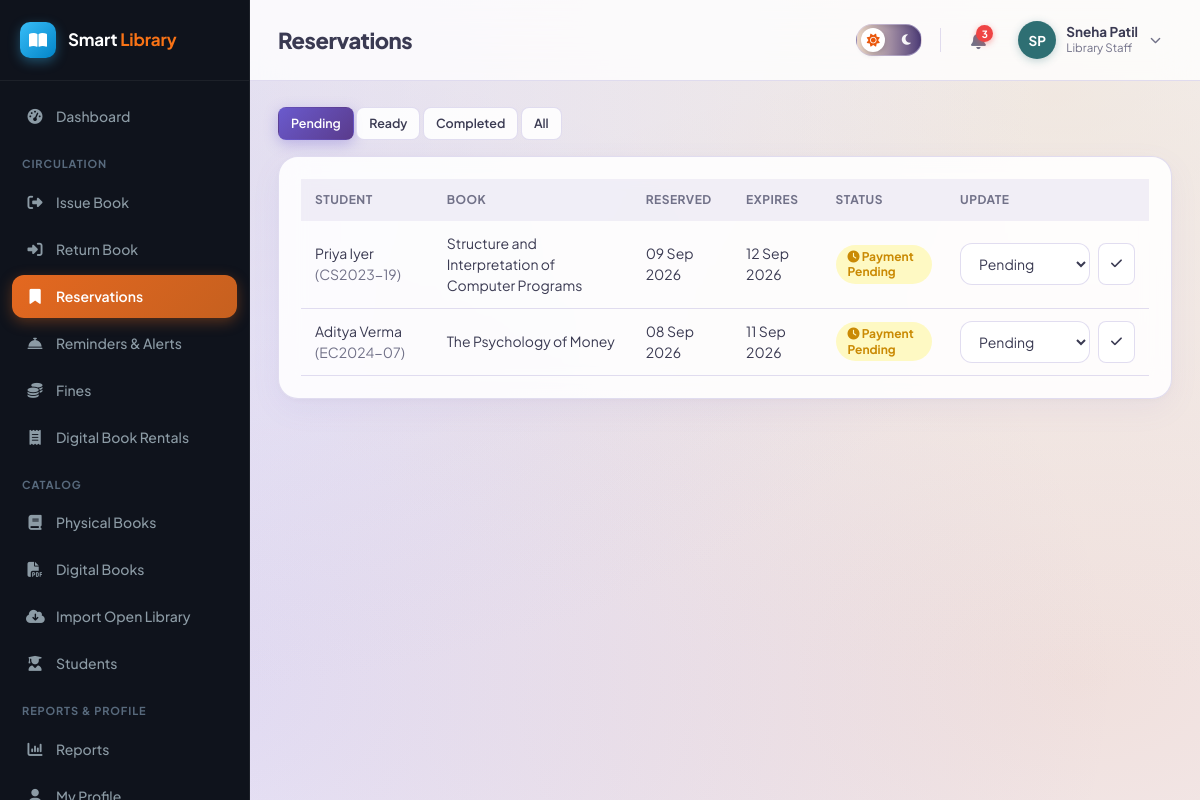
The app's page /librarian/reservations.php (signed in) with its own data.
### tables this page shows
CREATE TABLE reservations (
    id INT AUTO_INCREMENT PRIMARY KEY,
    student_id INT NOT NULL,
    book_id INT NOT NULL,
    reservation_date DATE NOT NULL,
    expiry_date DATE DEFAULT NULL,
    status ENUM('pending','approved','ready','completed','cancelled','expired') NOT NULL DEFAULT 'pending',
    created_at TIMESTAMP DEFAULT CURRENT_TIMESTAMP,
    FOREIGN KEY (student_id) REFERENCES students(id) ON DELETE CASCADE,
    FOREIGN KEY (book_id) REFERENCES books(id) ON DELETE CASCADE
);

CREATE TABLE users (
    id INT AUTO_INCREMENT PRIMARY KEY,
    name VARCHAR(120) NOT NULL,
    email VARCHAR(150) NOT NULL UNIQUE,
    password VARCHAR(255) NOT NULL,
    role ENUM('admin','librarian','student') NOT NULL,
    phone VARCHAR(20) DEFAULT NULL,
    photo VARCHAR(255) DEFAULT NULL,
    status ENUM('active','inactive') NOT NULL DEFAULT 'active',
    reset_token VARCHAR(255) DEFAULT NULL,
    reset_expires DATETIME DEFAULT NULL,
    created_at TIMESTAMP DEFAULT CURRENT_TIMESTAMP,
    updated_at TIMESTAMP DEFAULT CURRENT_TIMESTAMP ON UPDATE CURRENT_TIMESTAMP
);

CREATE TABLE students (
    id INT AUTO_INCREMENT PRIMARY KEY,
    user_id INT NOT NULL,
    roll_number VARCHAR(40) NOT NULL UNIQUE,
    course VARCHAR(100) DEFAULT NULL,
    department VARCHAR(100) DEFAULT NULL,
    year VARCHAR(20) DEFAULT NULL,
    division VARCHAR(20) DEFAULT NULL,
    address VARCHAR(255) DEFAULT NULL,
    registration_date DATE NOT NULL,
    max_books INT NOT NULL DEFAULT 3,
    created_at TIMESTAMP DEFAULT CURRENT_TIMESTAMP,
    updated_at TIMESTAMP DEFAULT CURRENT_TIMESTAMP ON UPDATE CURRENT_TIMESTAMP,
    FOREIGN KEY (user_id) REFERENCES users(id) ON DELETE CASCADE
);

CREATE TABLE books (
    id INT AUTO_INCREMENT PRIMARY KEY,
    isbn VARCHAR(30) NOT NULL UNIQUE,
    title VARCHAR(200) NOT NULL,
    author_id INT DEFAULT NULL,
    category_id INT DEFAULT NULL,
    publisher_id INT DEFAULT NULL,
    publication_year YEAR DEFAULT NULL,
    edition VARCHAR(30) DEFAULT NULL,
    language VARCHAR(40) DEFAULT 'English',
    pages INT DEFAULT NULL,
    price DECIMAL(10,2) DEFAULT 0.00,
    shelf_number VARCHAR(30) DEFAULT NULL,
    total_copies INT NOT NULL DEFAULT 1,
    available_copies INT NOT NULL DEFAULT 1,
    description TEXT DEFAULT NULL,
    image VARCHAR(255) DEFAULT NULL,
    status ENUM('active','inactive') NOT NULL DEFAULT 'active',
    created_at TIMESTAMP DEFAULT CURRENT_TIMESTAMP,
    updated_at TIMESTAMP DEFAULT CURRENT_TIMESTAMP ON UPDATE CURRENT_TIMESTAMP,
    FOREIGN KEY (author_id) REFERENCES authors(id) ON DELETE SET NULL,
    FOREIGN KEY (category_id) REFERENCES categories(id) ON DELETE SET NULL,
    FOREIGN KEY (publisher_id) REFERENCES publishers(id) ON DELETE SET NULL,
    INDEX idx_title (title),
    INDEX idx_isbn (isbn)
);

### librarian/reservations.php (the view, shortened to what this page needs)
<?php
require_once __DIR__ . '/../includes/functions.php';
require_once __DIR__ . '/../includes/auth-check.php';
$statusFilter = $_GET['status'] ?? 'pending';
$where = '';
if (in_array($statusFilter, ['pending','approved','ready','completed','cancelled','expired'], true)) {
    $where = "WHERE rv.status = " . $pdo->quote($statusFilter);
}
$reservations = $pdo->query("
    SELECT rv.*, b.title, u.name student_name, s.roll_number
    FROM reservations rv
    JOIN books b ON b.id = rv.book_id
    JOIN students s ON s.id = rv.student_id
    JOIN users u ON u.id = s.user_id
    $where ORDER BY rv.id DESC")->fetchAll();
include __DIR__ . '/../includes/header.php';
?>
<div class="table-toolbar">
    <div class="filters">
        <a class="btn btn-sm <?= $statusFilter==='pending'?'btn-primary':'btn-outline' ?>" href="?status=pending">Pending</a>
        <a class="btn btn-sm <?= $statusFilter==='ready'?'btn-primary':'btn-outline' ?>" href="?status=ready">Ready</a>
        <a class="btn btn-sm <?= $statusFilter==='completed'?'btn-primary':'btn-outline' ?>" href="?status=completed">Completed</a>
        <a class="btn btn-sm <?= $statusFilter==='all'?'btn-primary':'btn-outline' ?>" href="?status=all">All</a>
    </div>
</div>
<div class="card">
    <?php if (!$reservations): ?>
        <div class="empty-state"><i class="fa-solid fa-bookmark"></i>No reservations found.</div>
    <?php else: ?>
    <div class="table-wrap">
        <table class="data-table">
            <thead><tr><th>Student</th><th>Book</th><th>Reserved</th><th>Expires</th><th>Status</th><th>Update</th></tr></thead>
            <tbody>
            <?php foreach ($reservations as $r): ?>
                <tr>
                    <td><?= e($r['student_name']) ?> <span class="text-muted">(<?= e($r['roll_number']) ?>)</span></td>
                    <td><?= e($r['title']) ?></td>
                    <td><?= fmtDate($r['reservation_date']) ?></td>
                    <td><?= fmtDate($r['expiry_date']) ?></td>
                    <td><?= statusBadge($r['status']) ?></td>
                    <td>
                        <form method="POST" class="flex gap-2">
                            <select name="status" class="form-control btn-sm" style="width:130px;">
                                <?php foreach (['pending','approved','ready','completed','cancelled','expired'] as $s): ?>
                                    <option value="<?= $s ?>" <?= $r['status']===$s?'selected':'' ?>><?= ucfirst($s) ?></option>
                                <?php endforeach; ?>
                            </select>
                            <button class="btn btn-sm btn-outline" type="submit"><i class="fa-solid fa-check"></i></button>
                        </form>
                    </td>
                </tr>
            <?php endforeach; ?>
            </tbody>
        </table>
    </div>
    <?php endif; ?>
</div>
<?php include __DIR__ . '/../includes/footer.php'; ?>

### includes/functions.php (shortened to what this page needs)
<?php
function e($value) {
    return htmlspecialchars($value ?? '', ENT_QUOTES, 'UTF-8');
}
function fmtDate($date) {
    return date('d M Y', strtotime($date));
}
function statusBadge($status) {
    $colors = [
        'active' => 'badge-green', 'available' => 'badge-green', 'paid' => 'badge-green',
        'returned' => 'badge-green', 'completed' => 'badge-green', 'approved' => 'badge-green', 'ready' => 'badge-green',
        'issued' => 'badge-blue', 'pending' => 'badge-yellow', 'partially_paid' => 'badge-yellow',
        'overdue' => 'badge-red', 'unpaid' => 'badge-red', 'inactive' => 'badge-gray', 'cancelled' => 'badge-gray',
        'expired' => 'badge-gray', 'lost' => 'badge-red', 'damaged' => 'badge-red', 'waived' => 'badge-gray',
    ];
    $icons = [
        'unpaid' => 'fa-circle-xmark',
        'pending' => 'fa-clock',
        'paid' => 'fa-circle-check',
        'partially_paid' => 'fa-circle-half-stroke',
        'overdue' => 'fa-triangle-exclamation',
        'waived' => 'fa-ban',
    ];
    $iconHtml = isset($icons[$status]) ? '<i class="fa-solid ' . $icons[$status] . '"></i> ' : '';
    $class = $colors[$status] ?? 'badge-gray';
    $label = match($status) {
        'unpaid' => 'Unpaid',
        'pending' => 'Payment Pending',
        'partially_paid' => 'Partially Paid',
        'paid' => 'Paid',
        'waived' => 'Waived',
        default => ucfirst($status)
    };
    return '<span class="badge ' . $class . '">' . $iconHtml . e($label) . '</span>';
}

### assets/css/style.css (style rules this page uses)
:root { --primary: #6A5ACD; --primary-dark: #5A3B8C; --primary-mid: #8B7CC7; --primary-light: rgba(201, 194, 227, 0.4); --lavender: #C9C2E3; --accent-orange: #C6601F; --accent-orange-hover: #d96b27; --accent-teal: #2E6F73; --accent-teal-light: rgba(46, 111, 115, 0.16); --accent-sand: #EADCC8; --accent-sand-light: rgba(234, 220, 200, 0.5); --success: #16a34a; --success-light: #dcfce7; --warning: #ca8a04; --warning-light: #fef9c3; --danger: #dc2626; --danger-light: #fee2e2; --text: #3A3A52; --text-muted: #717188; --bg: #F7F5FC; --white: #ffffff; --card-bg: rgba(255, 255, 255, 0.88); --card-border: rgba(201, 194, 227, 0.55); --border: rgba(201, 194, 227, 0.55); --gray-light: #f6f5fb; --gray: #88889d; --sidebar-w: 250px; --radius: 20px; --pill-radius: 999px; --shadow: 0 10px 30px rgba(123, 109, 216, 0.07), 0 2px 8px rgba(46, 43, 43, 0.03); }
* { box-sizing: border-box; }
body { margin: 0; font-family: 'Plus Jakarta Sans', system-ui, -apple-system, BlinkMacSystemFont, Roboto, sans-serif; background-color: var(--bg); background-image: radial-gradient(at 10% 15%, rgba(201, 194, 227, 0.45) 0px, transparent 60%), radial-gradient(at 88% 12%, rgba(234, 220, 200, 0.5) 0px, transparent 60%), radial-gradient(at 90% 85%, rgba(198, 96, 31, 0.14) 0px, transparent 65%), radial-gradient(at 15% 85%, rgba(121, 106, 220, 0.18) 0px, transparent 65%); background-attachment: fixed; color: var(--text); font-size: 15px; line-height: 1.5; -webkit-font-smoothing: antialiased; }
a { color: var(--primary); text-decoration: none; transition: color 0.15s ease; }
.card { background: var(--card-bg); border: 1px solid var(--card-border); border-radius: var(--radius); box-shadow: var(--shadow); padding: 22px; backdrop-filter: blur(14px); -webkit-backdrop-filter: blur(14px); transition: transform 0.2s ease, box-shadow 0.2s ease; }
.btn { display: inline-flex; align-items: center; gap: 8px; padding: 9px 18px; border-radius: 12px; border: 1px solid transparent; font-size: 14px; font-weight: 600; cursor: pointer; text-decoration: none; font-family: inherit; transition: all 0.18s ease; }
.btn-primary { background: linear-gradient(135deg, #6A5ACD 0%, #5A3B8C 100%); color: #ffffff; box-shadow: 0 4px 14px rgba(106, 90, 205, 0.35); }
.btn-outline { background: var(--card-bg); border-color: var(--border); color: var(--text); }
.btn-sm { padding: 6px 12px; font-size: 12.5px; border-radius: 8px; }
.form-control { width: 100%; padding: 10px 14px; border: 1px solid var(--border); border-radius: 12px; font-size: 14px; background: var(--white); color: var(--text); font-family: inherit; transition: border-color 0.15s ease, box-shadow 0.15s ease; }
.table-wrap { overflow-x: auto; }
table.data-table { width: 100%; border-collapse: collapse; font-size: 14px; }
.data-table th { text-align: left; padding: 12px 14px; background: rgba(201, 194, 227, 0.25); font-weight: 700; font-size: 12px; text-transform: uppercase; letter-spacing: 0.04em; color: var(--text-muted); white-space: nowrap; }
.data-table td { padding: 12px 14px; border-bottom: 1px solid var(--border); vertical-align: middle; }
.table-toolbar { display: flex; justify-content: space-between; align-items: center; margin-bottom: 16px; gap: 12px; flex-wrap: wrap; }
.badge { padding: 4px 12px; border-radius: 999px; font-size: 12px; font-weight: 700; display: inline-block; line-height: 1.3; }
.badge-yellow { background: var(--warning-light); color: var(--warning); }
.text-muted { color: var(--text-muted); }
.flex { display: flex; }
.gap-2 { gap: 8px; }

### records on screen
reservations: users.name "Priya Iyer", student.roll_number "CS2023-19", book.title "Structure and Interpretation of Computer Programs", reservation_date "09 Sep 2026", expiry_date "12 Sep 2026", status "Payment Pending", status "Pending"
reservations: users.name "Aditya Verma", student.roll_number "EC2024-07", book.title "The Psychology of Money", reservation_date "08 Sep 2026", expiry_date "11 Sep 2026", status "Payment Pending", status "Pending"

### other values on screen
$label "Dashboard"
$item['_section'] "CIRCULATION"
$label "Issue Book"
$label "Return Book"
$label "Reservations"
$label "Reminders & Alerts"
$label "Fines"
$label "Digital Book Rentals"
$item['_section'] "CATALOG"
$label "Physical Books"
$label "Digital Books"
$label "Import Open Library"
$label "Students"
$item['_section'] "REPORTS & PROFILE"
$label "Reports"
